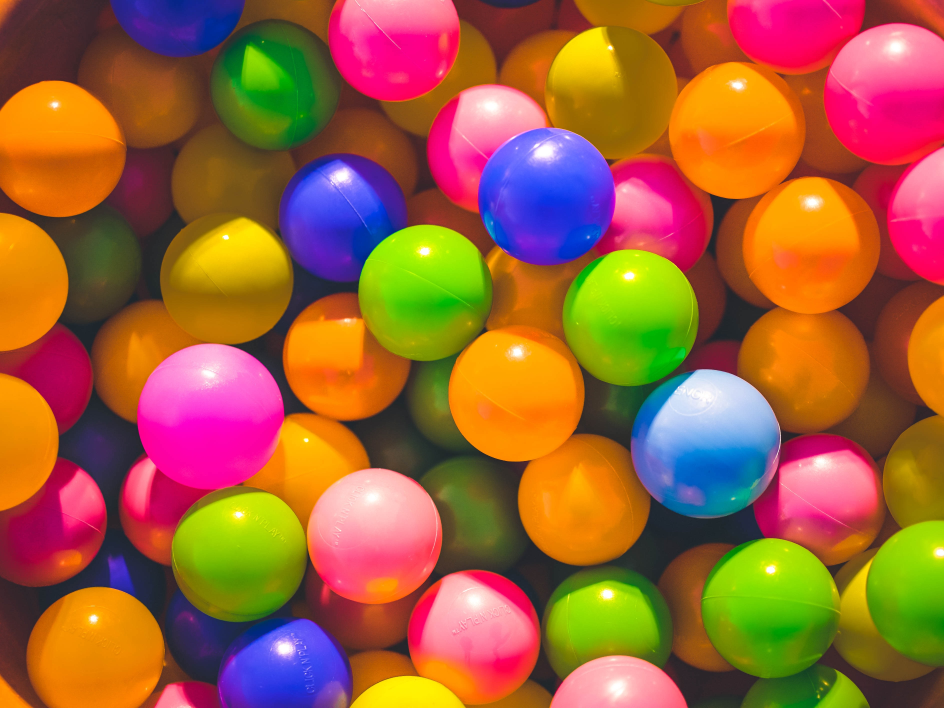
#> input picture image.jpg, 3776 x 2832 px (shown at 1/4 size)
$ python code.py
#> lines starting #> are read from the running program, lines starting #| are printed output that depends on the picture
import pandas as pd
import cv2

img_path = 'image.jpg'
cvs_path = 'colors.csv'

index = ['color','color_name','hex','R','G','B']
df = pd.read_csv(cvs_path, names=index, header=None)
#> (reads colors.csv from the repository)

img = cv2.imread(img_path)
#> img is the input picture: shape (2832, 3776, 3); mean B, G, R 57.6, 97.5, 159.5
img = cv2.resize(img,(800,600))
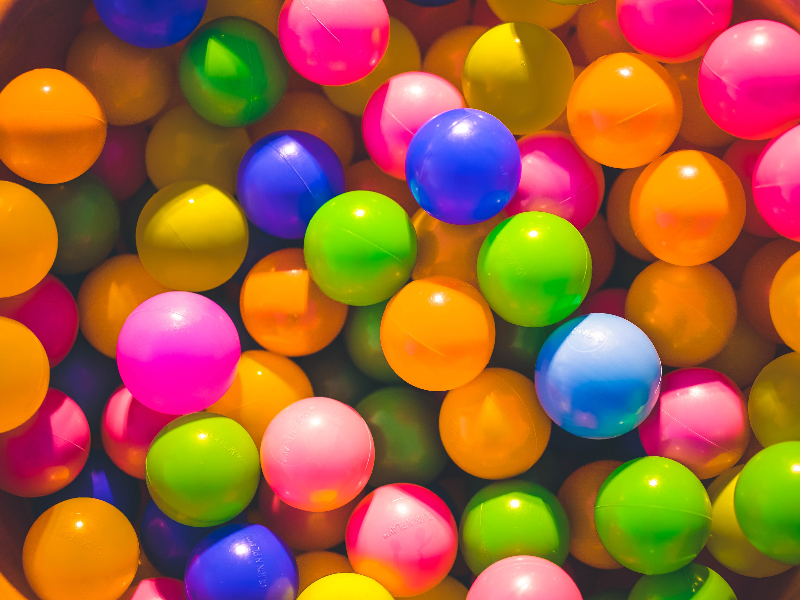
#> img: shape (600, 800, 3); mean B, G, R 57.5, 97.4, 159.5

clicked = False
r = g = b = xpos = ypos = 0

def get_color_name(R,G,B):
    minimum = 1000
    for i in range(len(df)):
        d = abs(r - int(df.loc[i,'R'])) + abs(g - int(df.loc[i,'G'])) +abs(b - int(df.loc[i,'B']))
        if d <= minimum:
            minimum = d
            cname = df.loc[i,'color_name']

    return cname


def draw_function(event,x,y,flags,params):
    if event == cv2.EVENT_LBUTTONDBLCLK:
        global clicked, r, g,b,xpos,ypos
        clicked = True
        xpos =xypos =y
        b, g, r = img[y,x]
        b = int(b)
        g = int(g)
        r = int(r)


cv2.namedWindow('Image')
cv2.setMouseCallback("Image", draw_function)

while True:
    cv2.imshow("Image",img)
    if clicked:
        cv2.rectangle(img, (20,20),(600,60), (b,g,r), -1)
        text = get_color_name(r,g,b) + ' R=' + str(r) + ' G=' + str(g) + ' B=' + str(b)
        cv2.putText(img, text, (50,50), 2, 0.8, (255,255,255), 2, cv2.LINE_AA)
        if r +g +b >= 600:
            cv2.putText(img, text, (50,50), 2, 0.8, (0,0,0), 2, cv2.LINE_AA)

    if cv2.waitKey(20) & 0xFF == ord("q"):
#> (key q is pressed here)
        break

cv2.destroyAllWindows()
